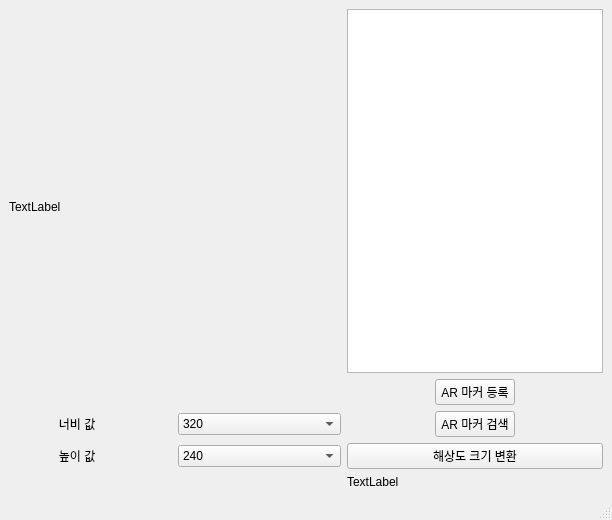
<?xml version="1.0" encoding="UTF-8"?>
<ui version="4.0">
 <class>MainWindow</class>
 <widget class="QMainWindow" name="MainWindow">
  <property name="geometry">
   <rect>
    <x>0</x>
    <y>0</y>
    <width>612</width>
    <height>520</height>
   </rect>
  </property>
  <property name="windowTitle">
   <string>MainWindow</string>
  </property>
  <widget class="QWidget" name="centralwidget">
   <layout class="QGridLayout" name="gridLayout_2">
    <item row="1" column="0">
     <layout class="QGridLayout" name="gridLayout">
      <item row="2" column="1">
       <widget class="QComboBox" name="widthBox">
        <item>
         <property name="text">
          <string>320</string>
         </property>
        </item>
        <item>
         <property name="text">
          <string>400</string>
         </property>
        </item>
        <item>
         <property name="text">
          <string>480</string>
         </property>
        </item>
        <item>
         <property name="text">
          <string>640</string>
         </property>
        </item>
        <item>
         <property name="text">
          <string>720</string>
         </property>
        </item>
        <item>
         <property name="text">
          <string>800</string>
         </property>
        </item>
        <item>
         <property name="text">
          <string>960</string>
         </property>
        </item>
        <item>
         <property name="text">
          <string>1024</string>
         </property>
        </item>
       </widget>
      </item>
      <item row="4" column="3">
       <widget class="QLabel" name="ui_Label">
        <property name="maximumSize">
         <size>
          <width>300</width>
          <height>300</height>
         </size>
        </property>
        <property name="text">
         <string>TextLabel</string>
        </property>
       </widget>
      </item>
      <item row="0" column="0" rowspan="2" colspan="2">
       <widget class="QLabel" name="vidLabel">
        <property name="enabled">
         <bool>true</bool>
        </property>
        <property name="mouseTracking">
         <bool>false</bool>
        </property>
        <property name="text">
         <string>TextLabel</string>
        </property>
       </widget>
      </item>
      <item row="0" column="3" alignment="Qt::AlignRight">
       <widget class="QTextEdit" name="ar_img"/>
      </item>
      <item row="2" column="3" alignment="Qt::AlignHCenter">
       <widget class="QPushButton" name="pushButton_2">
        <property name="text">
         <string>AR 마커 검색</string>
        </property>
       </widget>
      </item>
      <item row="3" column="3">
       <widget class="QPushButton" name="resolutionButton">
        <property name="text">
         <string>해상도 크기 변환</string>
        </property>
       </widget>
      </item>
      <item row="2" column="0">
       <widget class="QLabel" name="label">
        <property name="text">
         <string>               너비 값</string>
        </property>
       </widget>
      </item>
      <item row="1" column="3" alignment="Qt::AlignHCenter|Qt::AlignBottom">
       <widget class="QPushButton" name="pushButton_3">
        <property name="text">
         <string>AR 마커 등록</string>
        </property>
       </widget>
      </item>
      <item row="3" column="0">
       <widget class="QLabel" name="label_2">
        <property name="text">
         <string>               높이 값</string>
        </property>
       </widget>
      </item>
      <item row="3" column="1">
       <widget class="QComboBox" name="heightBox">
        <item>
         <property name="text">
          <string>240</string>
         </property>
        </item>
        <item>
         <property name="text">
          <string>320</string>
         </property>
        </item>
        <item>
         <property name="text">
          <string>480</string>
         </property>
        </item>
        <item>
         <property name="text">
          <string>600</string>
         </property>
        </item>
        <item>
         <property name="text">
          <string>640</string>
         </property>
        </item>
        <item>
         <property name="text">
          <string>768</string>
         </property>
        </item>
        <item>
         <property name="text">
          <string>864</string>
         </property>
        </item>
        <item>
         <property name="text">
          <string>1024</string>
         </property>
        </item>
       </widget>
      </item>
     </layout>
    </item>
   </layout>
  </widget>
  <widget class="QMenuBar" name="menubar">
   <property name="geometry">
    <rect>
     <x>0</x>
     <y>0</y>
     <width>612</width>
     <height>26</height>
    </rect>
   </property>
  </widget>
  <widget class="QStatusBar" name="statusbar"/>
 </widget>
 <resources/>
 <connections/>
</ui>
